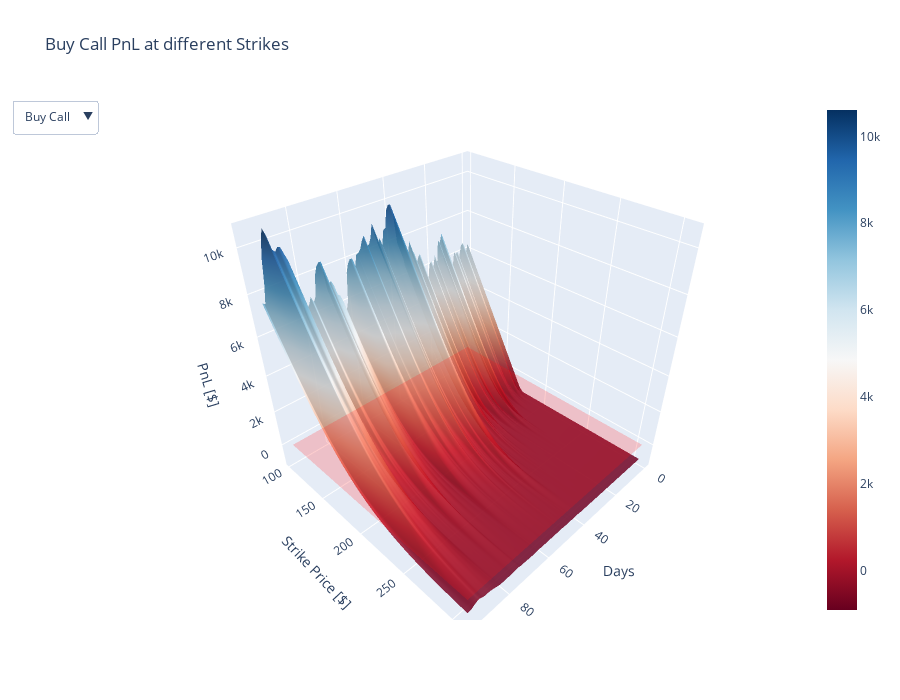

Notebook code for this chart:
### Markdown cell above
The assumption of having the same implied volatility might be reasonable for strike prices close to that of the option we initially selected. However, as we move further in-the-money (ITM) or out-of-the-money (OTM), the variation in implied volatility should be accounted for and appropriately modeled.

### Code cell
# TIME & STRIKE GRID 
strikes = np.linspace(0.5*strike_price, 1.5*strike_price, 50) #lets change it linearly
time_days = np.arange(len(stock_prices))
taus = time_days / 252
T_mesh, K_mesh = np.meshgrid(time_days, strikes)

#  GENERIC PnL FUNCTION 
def pnl_surface(position, option_type, premium, vol):
    pnl = np.zeros_like(T_mesh, dtype=float)
    for i, K in enumerate(strikes):
        for j, (S, tau) in enumerate(zip(stock_prices, taus)):
            price = black_scholes(option_type, S, K, tau, r, vol)
            if position == 'buy':
                pnl[i,j] = (price - premium) * contracts * 100 - fees
            else:
                pnl[i,j] = (premium - price) * contracts * 100 - fees
    return pnl

# CALCULATE SURFACES 
buy_call_pnl  = pnl_surface('buy',  'call', df.loc['call','ask'], vol_call)
sell_call_pnl = pnl_surface('sell', 'call', df.loc['call','bid'], vol_call)
buy_put_pnl   = pnl_surface('buy',  'put',  df.loc['put','ask'],  vol_put)
sell_put_pnl  = pnl_surface('sell', 'put',  df.loc['put','bid'],  vol_put)

bep_plane = np.zeros_like(T_mesh)

#  CREATE 4 SEPARATE 3D PLOTS 
plots = [
    (buy_call_pnl,  "Buy Call PnL",  'Viridis'),
    (sell_call_pnl, "Sell Call PnL", 'Reds'),
    (buy_put_pnl,   "Buy Put PnL",   'Blues'),
    (sell_put_pnl,  "Sell Put PnL",  'Purples')
]

# CREATE ONE INTERACTIVE PLOT WITH DROPDOWN 
fig1 = go.Figure()

# Default trace
fig1.add_trace(go.Surface(x=T_mesh, y=K_mesh, z=buy_call_pnl, colorscale='RdBu', opacity=0.9))
fig1.add_trace(go.Surface(x=T_mesh, y=K_mesh, z=bep_plane, colorscale=[[0,'red'],[1,'red']], opacity=0.2, showscale=False))

# Dropdown buttons
buttons = [
    dict(label="Buy Call",
         method="update",
         args=[{"z":[buy_call_pnl, bep_plane]},
               {"title":"Buy Call PnL at different Strikes"}]),
    dict(label="Sell Call",
         method="update",
         args=[{"z":[sell_call_pnl, bep_plane]},
               {"title":"Sell Call PnL at different Strikes"}]),
    dict(label="Buy Put",
         method="update",
         args=[{"z":[buy_put_pnl, bep_plane]},
               {"title":"Buy Put PnL at different Strikes"}]),
    dict(label="Sell Put",
         method="update",
         args=[{"z":[sell_put_pnl, bep_plane]},
               {"title":"Sell Put PnL at different Strikes"}])
]

fig1.update_layout(
    updatemenus=[dict(active=0, buttons=buttons)],
    title="Buy Call PnL at different Strikes",
    scene=dict(
        xaxis_title='Days',
        yaxis_title='Strike Price [$]',
        zaxis_title='PnL [$]'
    ),
    width=900,
    height=700
)

fig1.show()

### Figure 1 — Plotly figure (JSON) as saved in the notebook; plotly's stock layout.template omitted (floating-point values rounded to 4 significant figures; data arrays with more than 128 entries replaced by an {"elided": "..."} marker saying what was removed)
{"data": [{"colorscale": [[0, "rgb(103,0,31)"], [0.1, "rgb(178,24,43)"], [0.2, "rgb(214,96,77)"], [0.3, "rgb(244,165,130)"], [0.4, "rgb(253,219,199)"], [0.5, "rgb(247,247,247)"], [0.6, "rgb(209,229,240)"], [0.7, "rgb(146,197,222)"], [0.8, "rgb(67,147,195)"], [0.9, "rgb(33,102,172)"], [1, "rgb(5,48,97)"]], "opacity": 0.9, "type": "surface", "x": {"elided": "50x97 int values"}, "y": {"elided": "50x97 float values"}, "z": {"elided": "50x97 float values"}}, {"colorscale": [[0, "red"], [1, "red"]], "opacity": 0.2, "showscale": false, "type": "surface", "x": {"elided": "50x97 int values"}, "y": {"elided": "50x97 float values"}, "z": {"elided": "50x97 int values"}}], "layout": {"height": 700, "scene": {"xaxis": {"title": {"text": "Days"}}, "yaxis": {"title": {"text": "Strike Price [$]"}}, "zaxis": {"title": {"text": "PnL [$]"}}}, "title": {"text": "Buy Call PnL at different Strikes"}, "updatemenus": [{"active": 0, "buttons": [{"args": [{"z": {"elided": "2x50x97 float values"}}, {"title": "Buy Call PnL at different Strikes"}], "label": "Buy Call", "method": "update"}, {"args": [{"z": {"elided": "2x50x97 float values"}}, {"title": "Sell Call PnL at different Strikes"}], "label": "Sell Call", "method": "update"}, {"args": [{"z": {"elided": "2x50x97 float values"}}, {"title": "Buy Put PnL at different Strikes"}], "label": "Buy Put", "method": "update"}, {"args": [{"z": {"elided": "2x50x97 float values"}}, {"title": "Sell Put PnL at different Strikes"}], "label": "Sell Put", "method": "update"}]}], "width": 900}}
